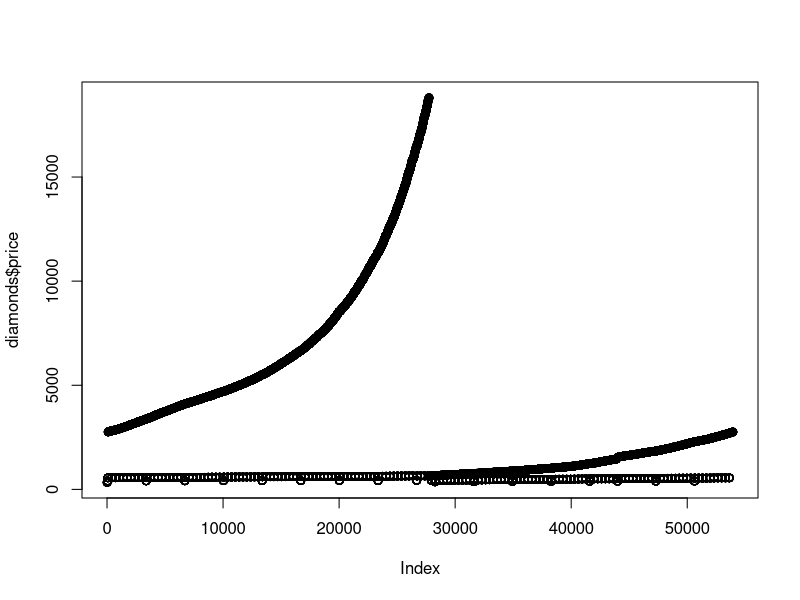

R code for this plot:
##Test-Git/GİtHub##

installed.packages("ggplot2")
library(ggplot2)
data("diamonds")
head(diamonds)
plot(diamonds$price)
